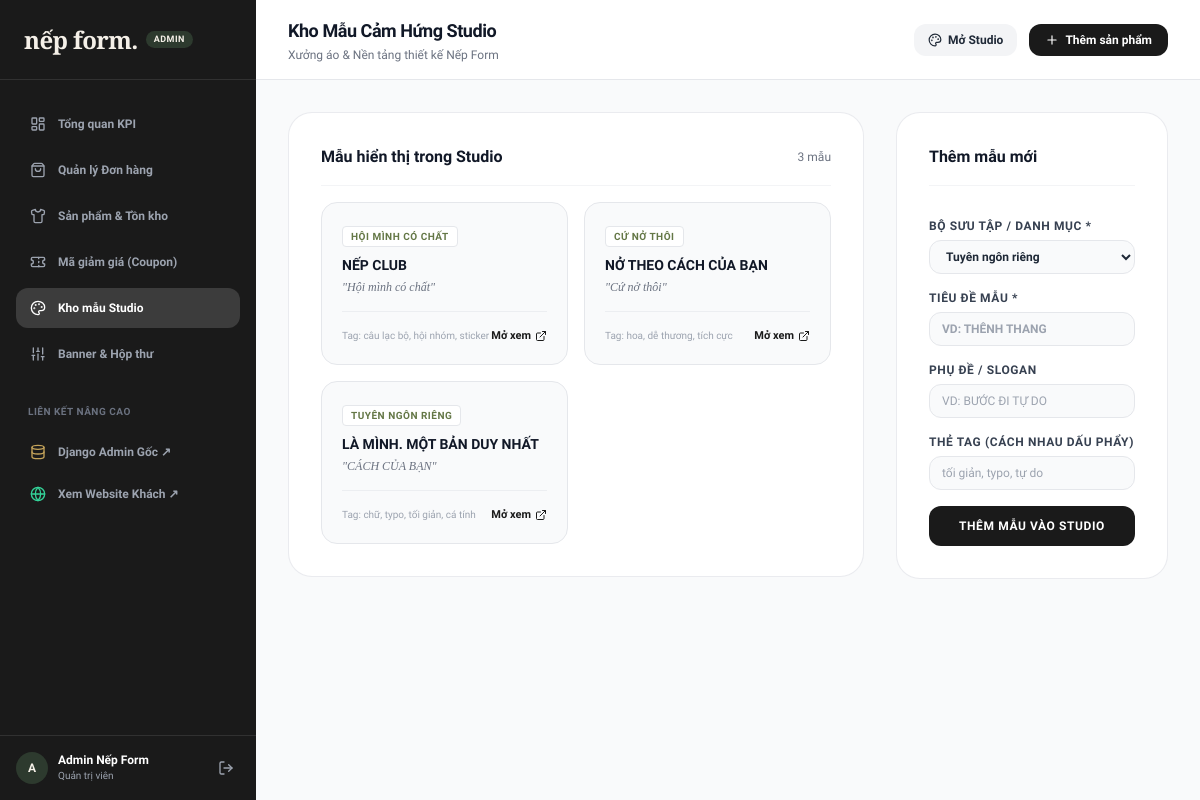
Page /quan-tri/studio-mau/ (signed in) on the earlier database version.
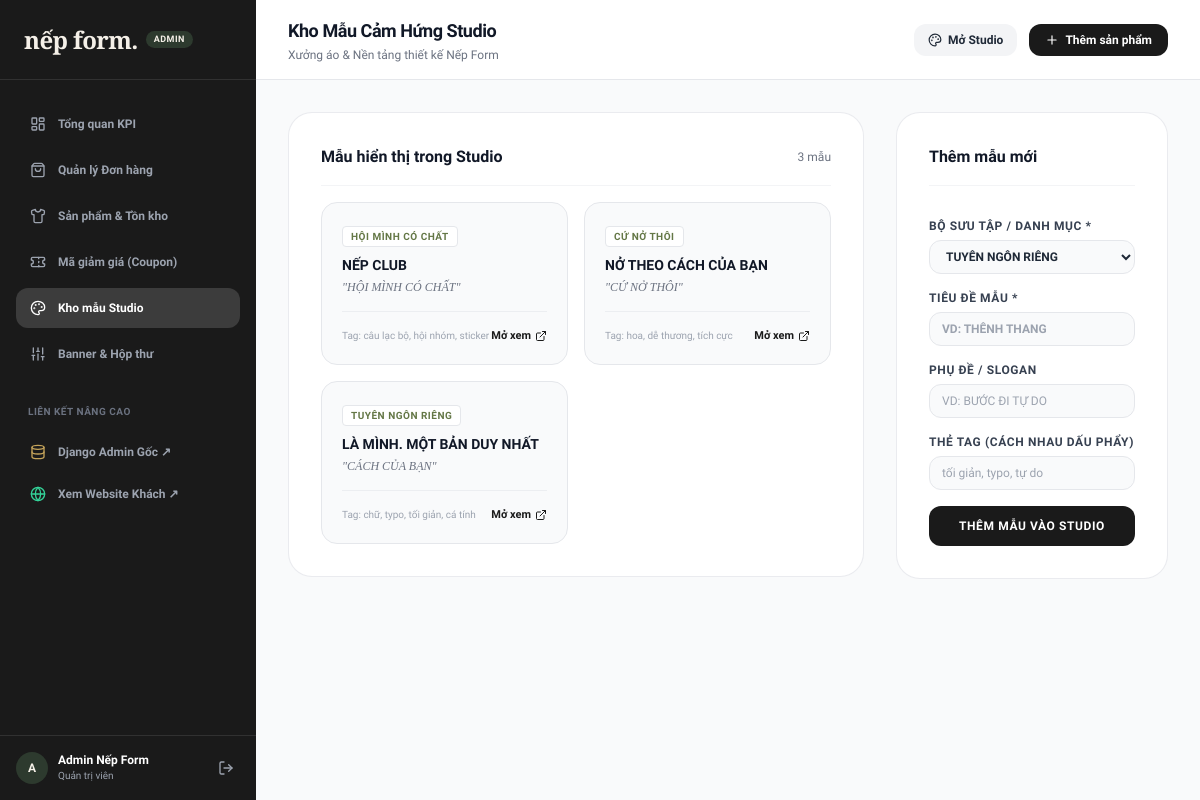
Same page on the later database version.
### apps/studio/models.py (models this page shows, shortened)
class DesignTemplate(TimeStampedModel):
    category = models.ForeignKey(TemplateCategory, on_delete=models.CASCADE, related_name="templates", verbose_name="Danh mục")
    name = models.CharField(max_length=200, verbose_name="Tên mẫu thiết kế")
    slogan = models.CharField(max_length=200, blank=True, verbose_name="Slogan / Phụ đề")
    preview_image = models.ImageField(upload_to="templates/", blank=True, null=True, verbose_name="Ảnh preview")
    preview_url = models.CharField(max_length=500, blank=True, verbose_name="Hoặc URL ảnh preview")
    canvas_json_front = models.TextField(blank=True, default="{}", verbose_name="Dữ liệu Fabric.js mặt trước")
    canvas_json_back = models.TextField(blank=True, default="{}", verbose_name="Dữ liệu Fabric.js mặt sau")
    tags = models.CharField(max_length=255, blank=True, verbose_name="Thẻ tag (cách nhau dấu phẩy)")
    is_featured = models.BooleanField(default=True, verbose_name="Hiện trang chủ / nổi bật")
    class Meta:
        verbose_name = "Mẫu thiết kế có sẵn"
        verbose_name_plural = "Kho mẫu thiết kế (Templates)"

class TemplateCategory(TimeStampedModel):
    name = models.CharField(max_length=100, verbose_name="Tên bộ sưu tập mẫu")
    slug = models.SlugField(max_length=120, unique=True, blank=True)
    display_order = models.PositiveIntegerField(default=0)
    class Meta:
        verbose_name = "Danh mục mẫu thiết kế"
        verbose_name_plural = "Danh mục mẫu thiết kế"
        ordering = ['display_order', 'name']

### apps/admin_panel/views.py (the view, shortened to what this page needs)
# urls.py: path('studio-mau/', views.templates_list_view, name='templates'),
@staff_required
def templates_list_view(request):
    templates = DesignTemplate.objects.select_related('category').all().order_by('-created_at')
    categories = TemplateCategory.objects.all()
    return render(request, 'admin_panel/templates.html', {
        'templates': templates,
        'categories': categories,
        'active_menu': 'templates',
    })

### apps/admin_panel/views.py (called while the page is built)
def staff_required(view_func):
    decorated_view_func = user_passes_test(
        lambda u: u.is_authenticated and u.is_staff,
        login_url='/tai-khoan/dang-nhap/'
    )(view_func)
    return decorated_view_func

### apps/core/context_processors.py (called while the page is built)
def global_context(request):
    cart_count = 0
    if hasattr(request, 'session'):
        from cart.models import Cart
        cart = None
        if request.user.is_authenticated:
            cart = Cart.objects.filter(user=request.user).first()
        elif request.session.session_key:
            cart = Cart.objects.filter(session_key=request.session.session_key).first()
        if cart:
            cart_count = cart.items.count()
    return {
        'SITE_NAME': 'Nếp Form',
        'SITE_TAGLINE': 'Xưởng áo của bạn',
        'CART_ITEMS_COUNT': cart_count,
    }

### templates/admin_panel/templates.html (shortened to what this page needs)
{% extends 'admin_panel/base_admin.html' %}
{% block header_title %}Kho Mẫu Cảm Hứng Studio{% endblock %}
{% block content %}
<div class="max-w-6xl space-y-8">
  <div class="grid grid-cols-1 lg:grid-cols-12 gap-8 items-start">
    <div class="lg:col-span-8 bg-white rounded-3xl p-6 sm:p-8 border border-gray-200/80 shadow-xs">
      <h2 class="text-base font-bold text-gray-900 pb-4 border-b border-gray-100 flex items-center justify-between">
        <span>Mẫu hiển thị trong Studio</span>
        <span class="text-xs text-gray-500 font-normal">{{ templates.count }} mẫu</span>
      </h2>
      <div class="grid grid-cols-1 sm:grid-cols-2 gap-4 pt-4">
        {% for t in templates %}
          <div class="p-5 rounded-2xl bg-gray-50 border border-gray-200 flex flex-col justify-between">
            <div>
              <span class="text-[10px] font-bold uppercase tracking-wider text-nep-greenMuted bg-white px-2 py-0.5 rounded border border-gray-200 inline-block mb-2">{{ t.category.name }}</span>
              <h3 class="font-bold text-gray-900 text-sm">{{ t.name }}</h3>
              {% if t.slogan %}
                <p class="text-xs text-gray-500 mt-1 italic font-serif">"{{ t.slogan }}"</p>
              {% endif %}
            </div>
            <div class="pt-4 mt-4 border-t border-gray-200/60 flex items-center justify-between text-xs">
              <span class="text-[10px] text-gray-400">Tag: {{ t.tags|default:"Mặc định" }}</span>
              <a href="{% url 'studio:index' %}?template_id={{ t.id }}" target="_blank" class="text-nep-dark hover:underline font-bold text-[11px] flex items-center gap-1">
                <span>Mở xem</span>
                <i data-lucide="external-link" class="w-3 h-3"></i>
              </a>
            </div>
          </div>
        {% empty %}
          <p class="col-span-full py-8 text-center text-xs text-gray-400">Chưa có mẫu nào.</p>
        {% endfor %}
      </div>
    </div>
    <div class="lg:col-span-4 bg-white rounded-3xl p-6 sm:p-8 border border-gray-200/80 shadow-xs">
      <h3 class="text-base font-bold text-gray-900 pb-4 border-b border-gray-100">Thêm mẫu mới</h3>
      <form method="POST" class="space-y-4 pt-4">
        <div>
          <label class="block text-xs font-bold text-gray-700 uppercase tracking-wider mb-1.5">Bộ sưu tập / Danh mục *</label>
          <select name="category_id" required class="w-full bg-gray-50 border border-gray-200 rounded-xl px-3 py-2 text-xs font-semibold focus:outline-none focus:border-nep-green">
            {% for cat in categories %}
              <option value="{{ cat.id }}">{{ cat.name }}</option>
            {% endfor %}
          </select>
        </div>
        <div>
          <label class="block text-xs font-bold text-gray-700 uppercase tracking-wider mb-1.5">Tiêu đề mẫu *</label>
          <input type="text" name="name" required placeholder="VD: THÊNH THANG" class="w-full bg-gray-50 border border-gray-200 rounded-xl px-3 py-2 text-xs font-bold focus:outline-none focus:border-nep-green">
        </div>
        <div>
          <label class="block text-xs font-bold text-gray-700 uppercase tracking-wider mb-1.5">Phụ đề / Slogan</label>
          <input type="text" name="slogan" placeholder="VD: BƯỚC ĐI TỰ DO" class="w-full bg-gray-50 border border-gray-200 rounded-xl px-3 py-2 text-xs focus:outline-none focus:border-nep-green">
        </div>
        <div>
          <label class="block text-xs font-bold text-gray-700 uppercase tracking-wider mb-1.5">Thẻ Tag (cách nhau dấu phẩy)</label>
          <input type="text" name="tags" placeholder="tối giản, typo, tự do" class="w-full bg-gray-50 border border-gray-200 rounded-xl px-3 py-2 text-xs focus:outline-none focus:border-nep-green">
        </div>
        <button type="submit" class="w-full py-3 bg-nep-dark hover:bg-gray-800 text-white rounded-xl text-xs font-bold uppercase tracking-wider transition shadow-xs">
          Thêm mẫu vào Studio
        </button>
      </form>
    </div>
  </div>
</div>
{% endblock %}

Differences in the rows shown:
changed DesignTemplate "NẾP CLUB": slogan "Hội mình có chất" → "HỘI MÌNH CÓ CHẤT"
changed DesignTemplate "NỞ THEO CÁCH CỦA BẠN": slogan "Cứ nở thôi" → "CỨ NỞ THÔI"
Other differences:
form field category_id: "Tuyên ngôn riêng" → "TUYÊN NGÔN RIÊNG"
